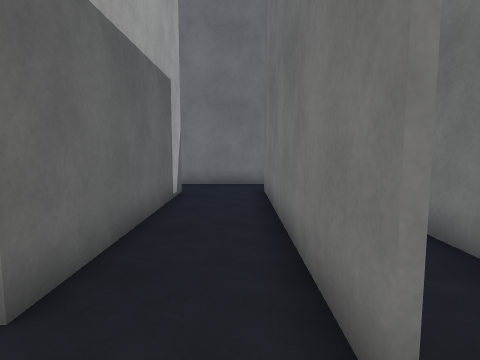
View 1 (above)

20 first-person views from a walk through a scene from a Unity 3-D project. The camera is 1.5 m above the floor, tilts 6° down and sees 75° across. The floor is counted in squares, 1 m on a side. Each view is taken from the middle of a square. On the plan, view 1 faces up. The plan holds only what a view shows up to about 15 squares ahead; the rest is blank. The player character is not drawn. Surface patterns are stand-ins for the level's own textures.

View 2
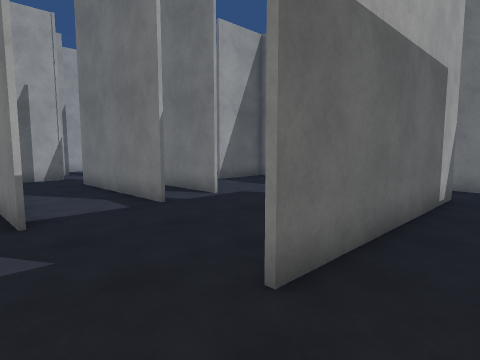

View 3
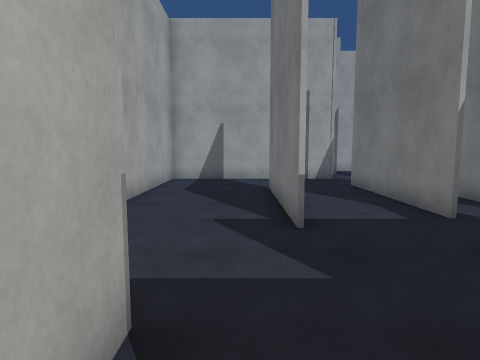

View 4
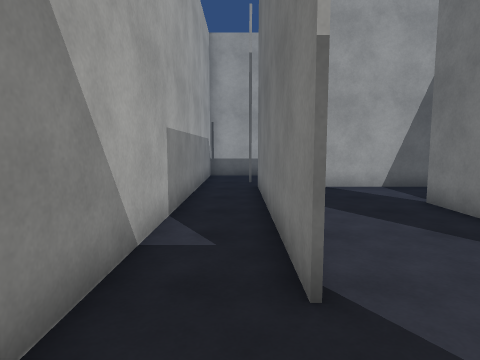

View 5
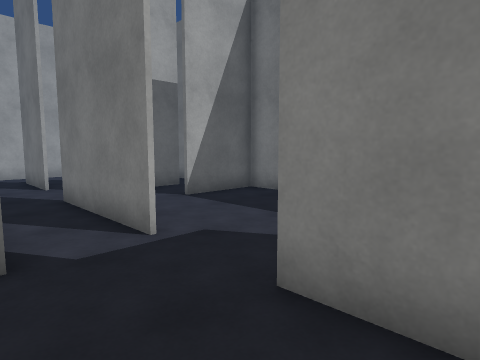

View 6
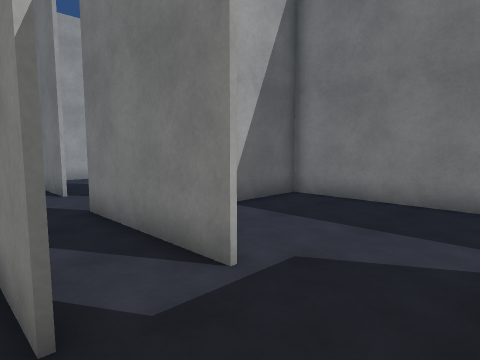

View 7
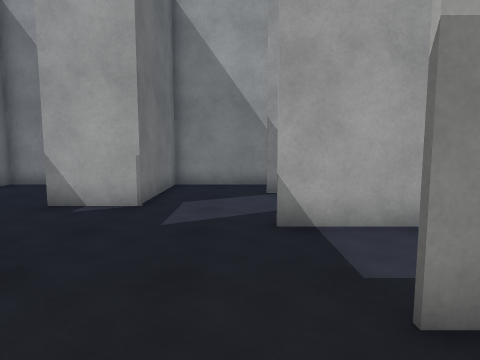

View 8
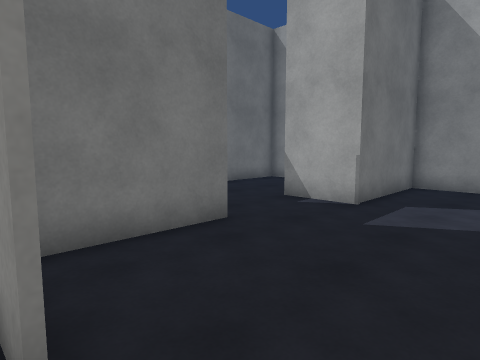

View 9
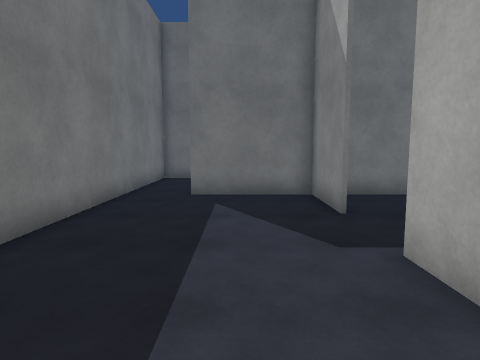

View 10
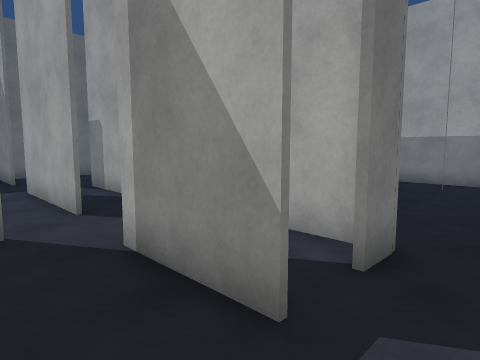

View 11
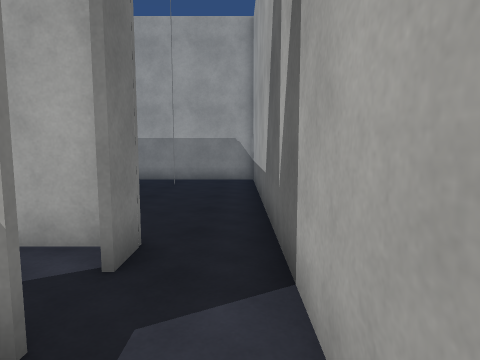

View 12
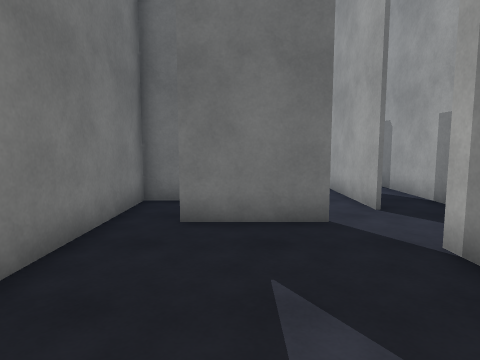

View 13
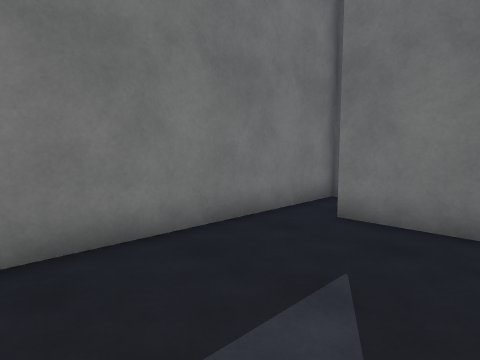

View 14
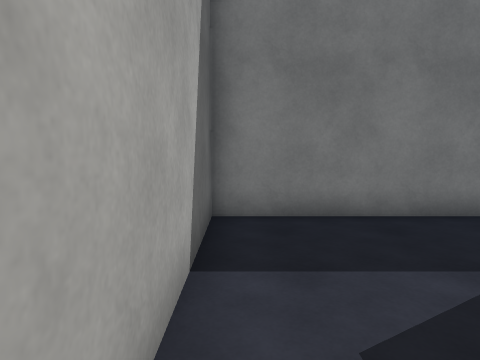

View 15
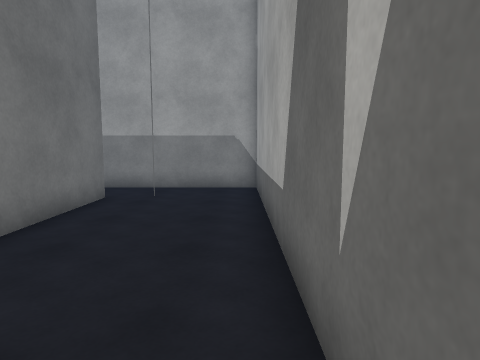

View 16
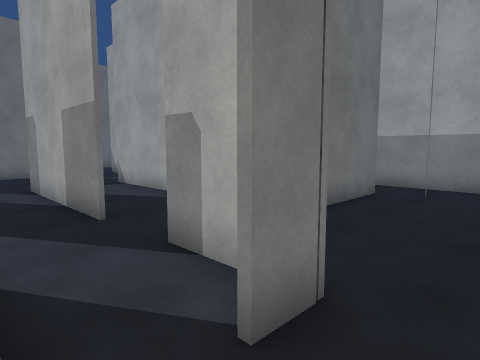

View 17
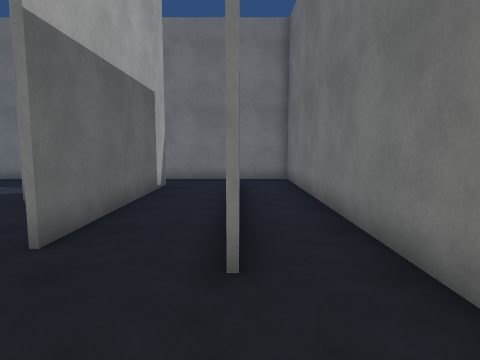

View 18
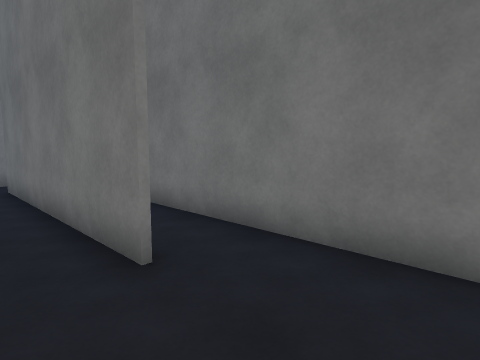

View 19
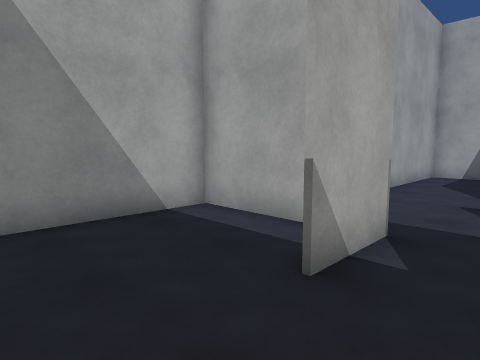

View 20
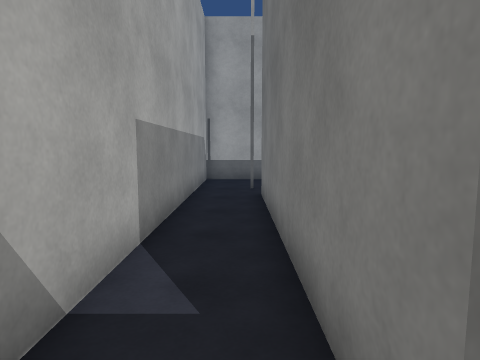

### Floor plan
Points are (right, up) in squares from view 1. A wall is a line through its corners. A room is listed if a view was taken in it or the views show most of it. See-through windows are left out.
Room 1 (views 1, 2, 3, 4, 5, 6, 7, 8, 9, 14, 15, 16, 17, 18, 19, 20)
walls: (-6.6, 1.1) (-12.5, 1.1); (-7.4, 4.5) (-13.5, 4.5); (-10.6, 1.2) (-6.6, 1.2); (-7.8, 6.6) (-12.6, 6.6); (-2.1, 2.5) (-2.1, 6.9); (-6.9, -3.3) (-16, -3.3); (-3.2, -2.4) (-3.2, -5.6) (3.2, -5.6) (3.2, 12.7) (-2.5, 12.7); (-3.2, 6.6) (-5.1, 6.6); (-13.5, 4.6) (-7.4, 4.6); (-12.6, 6.7) (-10.4, 6.7); (0.8, 1.5) (0.8, 10.9); (-13.8, 8.1) (-13.8, 9.5); (-15.4, 6.9) (-18.5, 6.9); (-2, 10.6) (-2, 2.5); (-13.7, 11.2) (-13.7, 10); (-18.5, 4.2) (-18.5, 5.4); (-18.5, 4.4) (-15.8, 4.4) (-15.8, -3.2) (-9.6, -3.2); (-17.6, -5.6) (-3.4, -5.6) (-3.4, -0.9) (-1, -0.9); (-20.6, 7.5) (-20.6, 3.6)
ways out: opening at (-19.5, 7) to room 2; opening at (-15, 8.5) to room 2; opening at (-11, 8.5) to room 3; opening at (-6.5, 7) to room 3; opening at (-2, 11.5) to room 3; opening at (-19.5, 4.5) to room 4; opening at (-17, -5) to room 4; opening at (-12.5, 10.5) to room 5
Room 2 (views 10, 11, 12, 13)
walls: (-18.5, 7) (-15.4, 7); (-13.8, 9.5) (-13.8, 11.2); (-13.5, 12.7) (-20.6, 12.7) (-20.6, 7.5)
ways out: opening at (-19.5, 7) to room 1; opening at (-15, 8.5) to room 1; opening at (-14, 12) to room 5
Room 3 (no view inside)
walls: (-5.1, 6.7) (-2.1, 6.7); (-10.4, 6.7) (-7.8, 6.7); (-2.5, 12.7) (-11.1, 12.7) (-11.1, 9.8); (-2.1, 6.9) (-2.1, 10.6)
ways out: opening at (-11, 8.5) to room 1; opening at (-6.5, 7) to room 1; opening at (-2, 11.5) to room 1
Room 4 (no view inside)
walls: (-16, -3.3) (-16, 0.9); (-20.6, 3.6) (-20.6, -5.6) (-17.6, -5.6)
ways out: opening at (-19.5, 4.5) to room 1; opening at (-17, -5) to room 1
Room 5 (no view inside)
walls: (-11.3, 11.6) (-11.3, 12.7) (-13.5, 12.7)
ways out: opening at (-12.5, 10.5) to room 1; opening at (-14, 12) to room 2

Where each view was taken, in squares from view 1:
view 1: 0 up, 0 right, facing up
view 2: 0 up, 0 right, facing up-left
view 3: 0 up, 1 left, facing left
view 4: 4 down, 4 left, facing left
view 5: 4 up, 3 left, facing up-left
view 6: 4 up, 5 left, facing up-left
view 7: 7 up, 6 left, facing down
view 8: 7 up, 7 left, facing down-right
view 9: 9 up, 12 left, facing right
view 10: 9 up, 20 left, facing down-right
view 11: 9 up, 20 left, facing down
view 12: 10 up, 20 left, facing right
view 13: 8 up, 20 left, facing up-right
view 14: 6 up, 20 left, facing up
view 15: 6 up, 20 left, facing down
view 16: 7 up, 20 left, facing down-right
view 17: 2 down, 1 right, facing up
view 18: 2 down, 1 left, facing up-right
view 19: 1 up, 2 right, facing down-left
view 20: 4 down, 6 left, facing left
